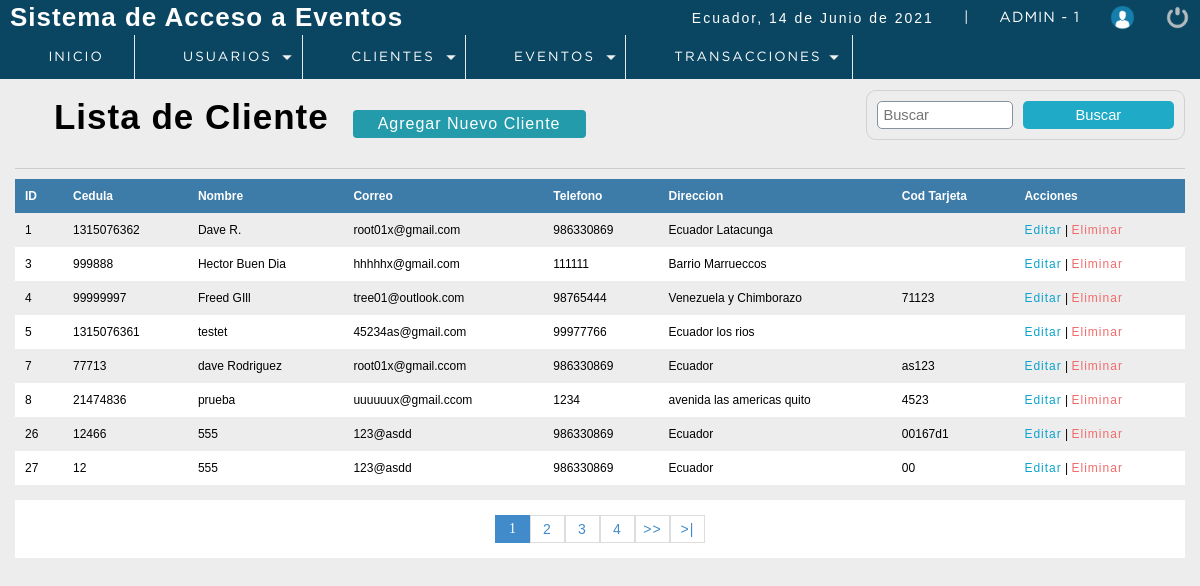
/P_seminarios/sistema/lista_clientes.php (signed in), run on an earlier commit of the app's database.
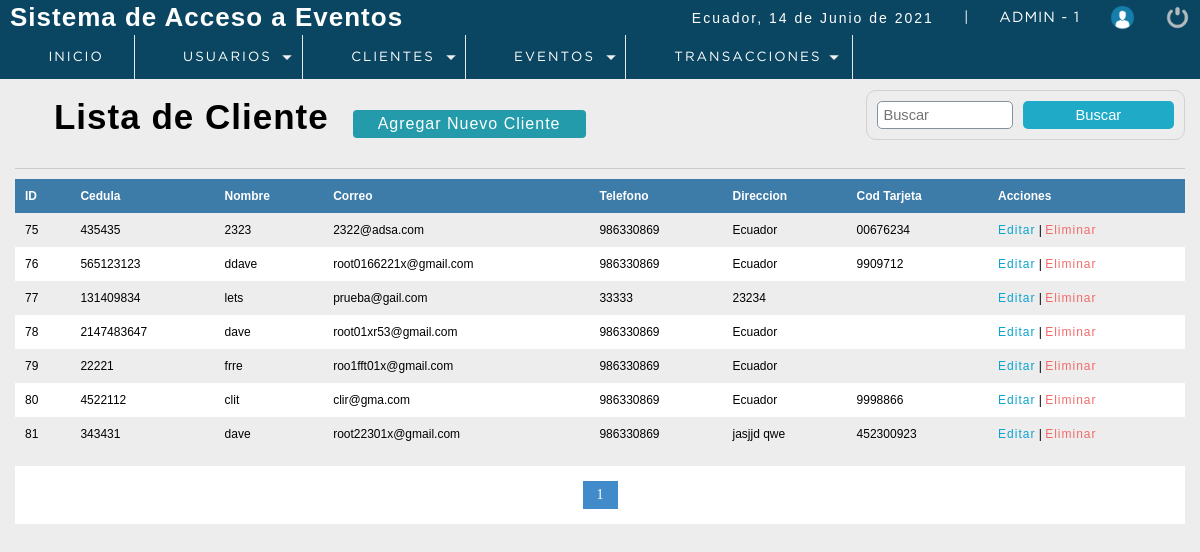
And on a later commit of the database.
### tables this page shows
CREATE TABLE `cliente` (
  `idcliente` int(11) NOT NULL,
  `cedula` int(11) DEFAULT NULL,
  `nombre` varchar(80) DEFAULT NULL,
  `apellidos` varchar(80) NOT NULL,
  `Correo` varchar(80) DEFAULT NULL,
  `telefono` int(11) DEFAULT NULL,
  `direccion` text DEFAULT NULL,
  `dateAdd` datetime NOT NULL DEFAULT current_timestamp(),
  `usuario_id` int(11) NOT NULL,
  `status` int(11) NOT NULL DEFAULT 1,
  `cod_tarjeta` varchar(20) NOT NULL
);

### P_seminarios/sistema/lista_clientes.php (the view, shortened to what this page needs)
<?php
 include "../conection.php";
?>
<!DOCTYPE html>
<html lang="en">
<head>
	<?php include "includes/scripts.php"?>
</head>
<body>
 <?php include "includes/header.php"?>
	<section id="container">
		<h1><i class="fas fa-list-alt"></i> Lista de Cliente</h1>
        <a href="registro_cliente.php" class="btn_new">Agregar Nuevo Cliente</a>
    <form action="buscar_cliente.php" method="get" class="form_search">
        <input type="text" name="busqueda" id="busqueda" placeholder="Buscar">
        <input type="submit" value="Buscar" class="btn_search" >
    </form>
    <hr>
        <table>
            <tr>
                <th>ID</th>
                <th>Cedula</th>
                <th>Nombre</th>
                <th>Correo</th>
                <th>Telefono</th>
                <th>Direccion</th>
                <th>Cod Tarjeta</th>
                <th>Acciones</th>
            </tr>
            <?php
           $sql_registre = mysqli_query($conection,"SELECT COUNT(*) AS total_registro FROM cliente WHERE Status =1");
           $result_registre = mysqli_fetch_array($sql_registre);
           $total_resgistros = $result_registre['total_registro'];
           $por_pagina = 8;
           if (empty($_GET['pagina'])) {
               $pagina =1;
           }
           else {
               $pagina = $_GET['pagina'];
           }
           $desde = ($pagina - 1) * $por_pagina;
           $total_paginas = ceil($total_resgistros / $por_pagina);
           $query = mysqli_query($conection,"SELECT * FROM cliente  WHERE status = 1
                                                                    ORDER BY idcliente ASC LIMIT $desde, $por_pagina");
           $result = mysqli_num_rows($query);
           if ($result > 0) {
               while ($data = mysqli_fetch_array($query)) {
           ?>
            <tr>
                <td><?php echo $data["idcliente"];?></td>
                <td><?php echo $data["cedula"];?></td>
                <td><?php echo $data["nombre"];?></td>
                <td><?php echo $data["Correo"];?></td>
                <td><?php echo $data["telefono"];?></td>
                <td><?php echo $data["direccion"];?></td>
                <td><?php echo $data["cod_tarjeta"];?></td>
                <td>
                    <a class="link_edit" href="editar_cliente.php?id=<?php echo $data["idcliente"];?>">Editar</a>
                   <?php if ($_SESSION['rol']==1 || $_SESSION['rol']==2) {
                     ?>
                     |
                    <a class="link_delete" href="eliminar_cliente.php?id=<?php echo $data["idcliente"];?>">Eliminar</a>
                    <?php } ?>
                </td>
            </tr>
                <?php
               }
           }
            ?>
        </table>
        <div class="paginador">
                    <ul>
                    <?php
                    for ($i=1; $i <= $total_paginas; $i++) {
                        if ($i == $pagina) {
                            echo '<li class="pageSelected">'.$i.'</li>';
                        }
                        else {
                            echo '<li><a href="?pagina='.$i.'">'.$i.'</a></li>';
                        }
                    }
                    if ($pagina!=$total_paginas) {
                    ?>
                    <li><a href="?pagina=<?php echo $pagina+1;?>">>></a></li>
                    <li><a href="?pagina=<?php echo $total_paginas;?>">>|</a></li>
                        <?php
                            }
                        ?>
                    </ul>
                </div>
	</section>
</body>
</html>

What changed in the data, as far as the page shows it:
removed cliente: idcliente "1", cedula "1315076362", nombre "Dave R.", Correo "root01x@gmail.com", telefono "986330869", direccion "Ecuador Latacunga"
removed cliente: idcliente "3", cedula "999888", nombre "Hector Buen Dia", Correo "hhhhhx@gmail.com", telefono "111111", direccion "Barrio Marrueccos"
removed cliente: idcliente "4", cedula "99999997", nombre "Freed GIll", Correo "tree01@outlook.com", telefono "98765444", direccion "Venezuela y Chimborazo", cod_tarjeta "71123"
removed cliente: idcliente "5", cedula "1315076361", nombre "testet", Correo "45234as@gmail.com", telefono "99977766", direccion "Ecuador los rios"
removed cliente: idcliente "7", cedula "77713", nombre "dave Rodriguez", Correo "root01x@gmail.ccom", telefono "986330869", direccion "Ecuador", cod_tarjeta "as123"
removed cliente: idcliente "8", cedula "21474836", nombre "prueba", Correo "uuuuuux@gmail.ccom", telefono "1234", direccion "avenida las americas quito", cod_tarjeta "4523"
removed cliente: idcliente "26", cedula "12466", nombre "555", Correo "123@asdd", telefono "986330869", direccion "Ecuador", cod_tarjeta "00167d1"
removed cliente: idcliente "27", cedula "12", nombre "555", Correo "123@asdd", telefono "986330869", direccion "Ecuador", cod_tarjeta "00"
added cliente: idcliente "75", cedula "435435", nombre "2323", Correo "2322@adsa.com", telefono "986330869", direccion "Ecuador", cod_tarjeta "00676234"
added cliente: idcliente "76", cedula "565123123", nombre "ddave", Correo "root0166221x@gmail.com", telefono "986330869", direccion "Ecuador", cod_tarjeta "9909712"
added cliente: idcliente "77", cedula "131409834", nombre "lets", Correo "prueba@gail.com", telefono "33333", direccion "23234"
added cliente: idcliente "78", cedula "2147483647", nombre "dave", Correo "root01xr53@gmail.com", telefono "986330869", direccion "Ecuador"
added cliente: idcliente "79", cedula "22221", nombre "frre", Correo "roo1fft01x@gmail.com", telefono "986330869", direccion "Ecuador"
added cliente: idcliente "80", cedula "4522112", nombre "clit", Correo "clir@gma.com", telefono "986330869", direccion "Ecuador", cod_tarjeta "9998866"
added cliente: idcliente "81", cedula "343431", nombre "dave", Correo "root22301x@gmail.com", telefono "986330869", direccion "jasjjd qwe", cod_tarjeta "452300923"
Also different on the page:
list line gone: "2"
list line gone: "3"
list line gone: "4"
